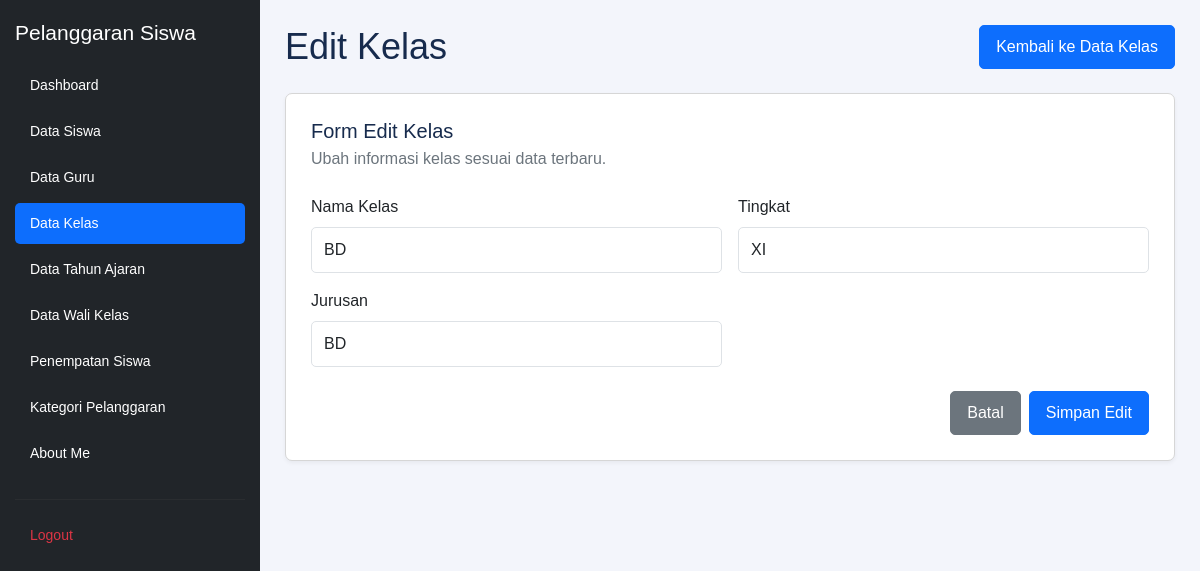
/edit_kelas.php?id=57 (signed in), run on the app's committed database.
### tables this page shows
CREATE TABLE `t_kelas` (
  `id` int(11) NOT NULL,
  `nama` varchar(100) DEFAULT NULL,
  `tingkat` varchar(20) NOT NULL,
  `jurusan` varchar(100) NOT NULL,
  `status_aktif` tinyint(1) NOT NULL,
  `created_at` timestamp NOT NULL DEFAULT current_timestamp(),
  `updated_at` timestamp NOT NULL DEFAULT current_timestamp()
);

### edit_kelas.php (the view, shortened to what this page needs)
<?php
include 'config/koneksi.php';
$id = (int) $_GET['id'];
$stmt = mysqli_prepare($koneksi, "SELECT * FROM t_kelas WHERE id = ?");
mysqli_stmt_bind_param($stmt, "i", $id);
mysqli_stmt_execute($stmt);
$hasil = mysqli_stmt_get_result($stmt);
$data = mysqli_fetch_assoc($hasil);
?>
<!DOCTYPE html>
<html lang="id">
<head>
    <link
        href="https://cdn.jsdelivr.net/npm/bootstrap@5.3.8/dist/css/bootstrap.min.css"
        rel="stylesheet">
</head>
<body>
    <aside class="sidebar">
        <h5 class="sidebar-title">Pelanggaran Siswa</h5>
        <nav class="nav flex-column">
            <a href="dashboard.php" class="nav-link">
                Dashboard
            </a>
            <a href="kelola_siswa.php" class="nav-link">
                Data Siswa
            </a>
            <a href="kelola_guru.php" class="nav-link">
                Data Guru
            </a>
            <a href="kelola_kelas.php" class="nav-link active">
                Data Kelas
            </a>
            <a href="kelola_tahun_ajaran.php" class="nav-link">
                Data Tahun Ajaran
            </a>
            <a href="kelola_walikelas.php" class="nav-link">
                Data Wali Kelas
            </a>
            <a href="penempatan_siswa.php" class="nav-link">
                Penempatan Siswa
            </a>
            <a href="kelola_pelanggaran_kategori.php" class="nav-link">
                Kategori Pelanggaran
            </a>
            <a href="about.php" class="nav-link">
                About Me
            </a>
            <hr>
            <a href="logout.php"
               class="nav-link logout"
               onclick="return confirm('Yakin ingin logout?')">
                Logout
            </a>
        </nav>
    </aside>
    <main class="main-content">
        <div class="d-flex justify-content-between align-items-center flex-wrap gap-2 mb-4">
            <h1 class="page-title mb-0">Edit Kelas</h1>
            <a href="kelola_kelas.php" class="btn btn-primary">
                Kembali ke Data Kelas
            </a>
        </div>
        <div class="form-card">
            <h5 class="mb-1">Form Edit Kelas</h5>
            <p class="text-secondary mb-4">
                Ubah informasi kelas sesuai data terbaru.
            </p>
            <form action="proses_edit_kelas.php" method="POST">
                <div class="row g-3">
                    <div class="col-md-6">
                        <label for="nama" class="form-label">
                            Nama Kelas
                        </label>
                        <input
                            type="text"
                            class="form-control"
                            id="nama"
                            name="nama"
                            value="<?= htmlspecialchars($data['nama'] ?? '') ?>"
                            placeholder="Contoh: BD"
                            required>
                    </div>
                    <div class="col-md-6">
                        <label for="tingkat" class="form-label">
                            Tingkat
                        </label>
                        <input
                            type="text"
                            class="form-control"
                            id="tingkat"
                            name="tingkat"
                            value="<?= htmlspecialchars($data['tingkat'] ?? '') ?>"
                            placeholder="Contoh: XI"
                            required>
                    </div>
                    <div class="col-md-6">
                        <label for="jurusan" class="form-label">
                            Jurusan
                        </label>
                        <input
                            type="text"
                            class="form-control"
                            id="jurusan"
                            name="jurusan"
                            value="<?= htmlspecialchars($data['jurusan'] ?? '') ?>"
                            placeholder="Contoh: RPL"
                            required>
                    </div>
                </div>
                <div class="d-flex justify-content-end gap-2 mt-4">
                    <a href="kelola_kelas.php" class="btn btn-secondary">
                        Batal
                    </a>
                    <button type="submit" class="btn btn-primary">
                        Simpan Edit
                    </button>
                </div>
            </form>
        </div>
    </main>
</body>
</html>

### edit_kelas.php (style rules this page uses)
body { margin: 0; background-color: #f3f5fb; font-family: Arial, sans-serif; color: #172b4d; }
.sidebar { width: 260px; height: 100vh; background-color: #212529; color: white; position: fixed; top: 0; left: 0; padding: 15px; overflow-y: auto; z-index: 1000; }
.sidebar-title { font-size: 21px; color: white; padding: 5px 0 20px; margin: 0; }
.sidebar .nav-link { color: white; padding: 10px 15px; margin-bottom: 5px; border-radius: 5px; font-size: 14px; }
.sidebar .nav-link.active { background-color: #0d6efd; color: white; }
.sidebar hr { border-color: #454545; margin-top: 20px; margin-bottom: 15px; }
.sidebar .logout { color: #dc3545; }
.main-content { margin-left: 260px; padding: 25px; min-height: 100vh; }
.page-title { font-size: 36px; font-weight: 400; color: #172b4d; }
.form-card { background: white; border: 1px solid #d6d6d6; border-radius: 7px; padding: 25px; box-shadow: 0 2px 4px rgba(0, 0, 0, 0.05); }
.form-label { font-weight: 500; color: #212529; }
.form-control { padding: 10px 12px; border-radius: 5px; }
.btn { border-radius: 5px; padding: 9px 16px; }

### data on the page
t_kelas: nama "BD", tingkat "XI", jurusan "BD"
